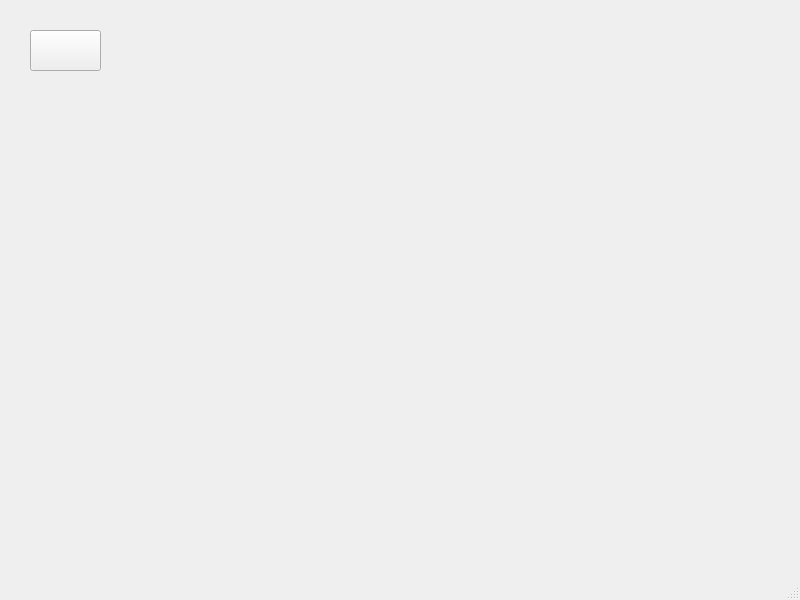
<?xml version="1.0" encoding="UTF-8"?>
<ui version="4.0">
 <class>UiCCanvas</class>
 <widget class="QMainWindow" name="UiCCanvas">
  <property name="geometry">
   <rect>
    <x>0</x>
    <y>0</y>
    <width>800</width>
    <height>600</height>
   </rect>
  </property>
  <property name="windowTitle">
   <string>MainWindow</string>
  </property>
  <widget class="QWidget" name="centralwidget">
   <widget class="QPushButton" name="btnScreenShot">
    <property name="geometry">
     <rect>
      <x>30</x>
      <y>30</y>
      <width>71</width>
      <height>41</height>
     </rect>
    </property>
    <property name="cursor">
     <cursorShape>ArrowCursor</cursorShape>
    </property>
    <property name="text">
     <string/>
    </property>
    <property name="icon">
     <iconset>
      <normaloff>../../../../ScreenShotGitHub/Screenshot-with-picture-edit-Based-on-Qt/image/control_09.jpg</normaloff>../../../../ScreenShotGitHub/Screenshot-with-picture-edit-Based-on-Qt/image/control_09.jpg</iconset>
    </property>
    <property name="iconSize">
     <size>
      <width>42</width>
      <height>46</height>
     </size>
    </property>
   </widget>
  </widget>
  <widget class="QMenuBar" name="menubar">
   <property name="geometry">
    <rect>
     <x>0</x>
     <y>0</y>
     <width>800</width>
     <height>23</height>
    </rect>
   </property>
  </widget>
  <widget class="QStatusBar" name="statusbar"/>
 </widget>
 <resources/>
 <connections/>
</ui>
